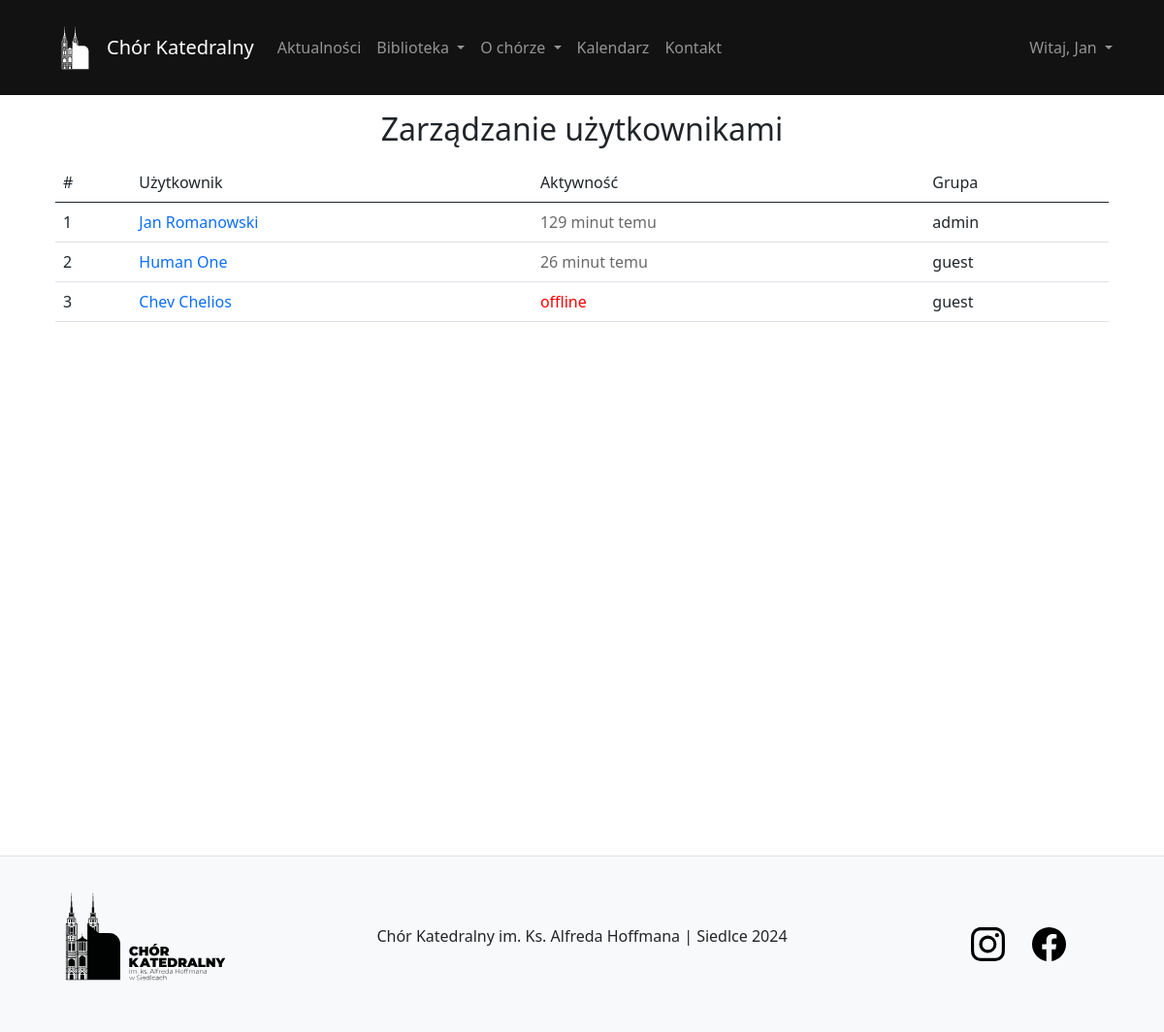
Page /user/manage-users/ (signed in) on the earlier database version.
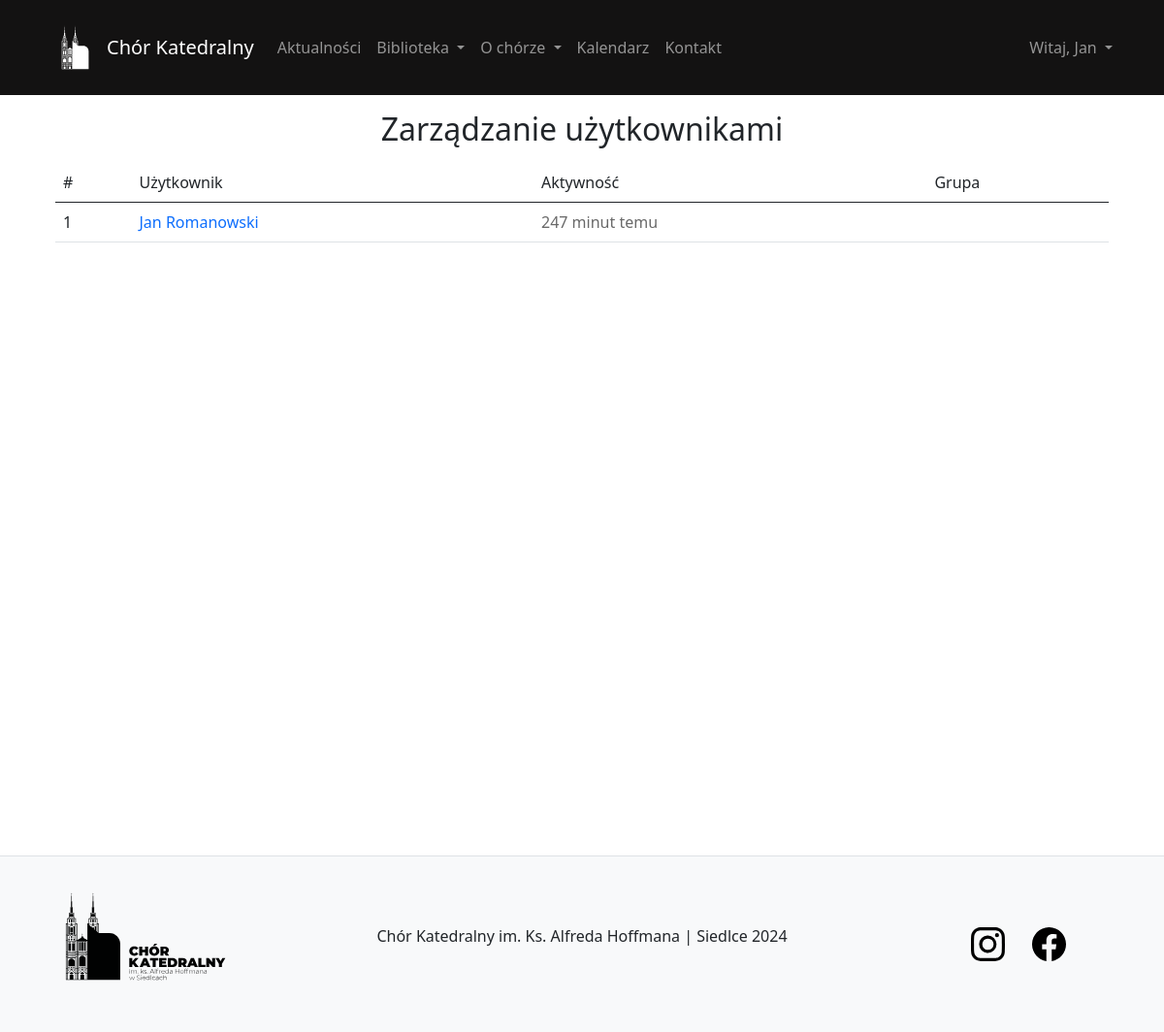
Same page on the later database version.
### user/models.py (models this page shows, shortened)
class User(AbstractBaseUser, PermissionsMixin):
    email = models.EmailField(unique=True)
    name = models.CharField(max_length=30)
    surname = models.CharField(max_length=30)
    voice_type = models.CharField(max_length=10, default='guest')
    last_activity = models.DateTimeField(null=True, blank=True)
    is_staff = models.BooleanField(default=False)
    is_active = models.BooleanField(default=True)
    date_joined = models.DateTimeField(default=timezone.now)
    objects = CustomUserManager()
    USERNAME_FIELD = 'email'
    REQUIRED_FIELDS = ['name', 'surname']

### user/views.py (the view)
# urls.py: path('manage-users/', views.manageUsers, name='manageUsers'),
@permission_required('user.change_user', raise_exception=True)
def manageUsers(request):
    users = User.objects.all()
    context = {
        'users': users,
        'form': UserPermissionsForm(),
    }
    return render(request, 'user/manage_users.html', context)

### composition/templatetags/extras.py (called while the page is built)
@register.filter
def activity_status(last_activity):
    if last_activity is None:
        return "offline"
    now = timezone.now()
    time_diff = now - last_activity
    if time_diff < timedelta(minutes=5):
        return "online"
    else:
        return f"{time_diff.seconds // 60} minut temu"

### library/context_processors.py (called while the page is built)
def current_time(request):
    now = timezone.now()
    return {
        'current_year': now.year,
        'current_month': now.month,
    }

### user/templates/user/manage_users.html (shortened to what this page needs)
{% extends 'content/template.html' %}
{% load extras %}
{% load static %}
{% block body %}
<h2 class="mb-3 mt-3 text-center">Zarządzanie użytkownikami</h2>
<div class="container-fluid w-100">
    <table class="table table-hover">
        <thead>
            <tr>
                <td>#</td>
                <td>Użytkownik</td>
                <td>Aktywność</td>
                <td>Grupa</td>
            </tr>
    </thead>
    <tbody>
        {% for user in users %}
            <tr>
                <td>{{ user.id }}</td>
                <td><a {% if user.is_active == False %} style="color:red;" {% endif %}  href="{% url 'detailsUser' id=user.id %}">{{ user.name }} {{ user.surname }}</a></td>
                {% if user.last_activity|activity_status == 'online' %}
                    <td class="online">{{ user.last_activity|activity_status }}</td>
                {% elif user.last_activity|activity_status == 'offline' %}
                    <td class="offline">{{ user.last_activity|activity_status }}</td>
                {% else %}
                    <td class="recently">{{ user.last_activity|activity_status }}</td>
                {% endif %}
                <td>{{ user.groups.first.name }}</td>
            </tr>
        {% endfor %}
    </tbody>
    </table>
</div>
{% endblock %}

### content/templates/content/template.html (shortened to what this page needs)
{% load static %}
<!DOCTYPE html>
<html lang="en">
<head>
    <link href="https://cdn.jsdelivr.net/npm/bootstrap@5.0.2/dist/css/bootstrap.min.css" rel="stylesheet">
    <link rel="stylesheet" href="https://cdnjs.cloudflare.com/ajax/libs/toastr.js/latest/toastr.min.css">
    <link rel="stylesheet" href="{% static 'content/css/main.css' %}">
    <link rel="stylesheet" href="{% static 'content/css/scss.scss' %}">
</head>
<body class="body-bg">
    <div class="overlay">
        <nav class="navbar navbar-dark navbar-expand-lg bg-dark sticky-top">
            <div class="container main-container">
                <img class="m-0 p-0" src="{% static 'content/img/logo_light.svg' %}" width="65px" alt="Chór Katedralny">
                <a class="navbar-brand text-center" href="/">
                    Chór Katedralny
                </a>
                <div class="collapse navbar-collapse" id="navbarTogglerDemo03">
                    <ul class="navbar-nav me-auto mb-2 mb-lg-0">
                        <li class="nav-item">
                            <a class="nav-link" href="{% url 'listNews' %}">Aktualności</a>
                        </li>
                        {% if user.is_authenticated %}
                        <li class="nav-item dropdown">
                            <a class="nav-link dropdown-toggle" href="#" id="navbarDarkDropdownMenuLink" role="button"
                               data-bs-toggle="dropdown" aria-expanded="false">
                                Biblioteka
                            </a>
                        </li>
                        {% else %}
                        <li class="nav-item">
                            <a class="nav-link" href="{% url 'listComposition' %}">Biblioteka</a>
                        </li>
                        {% endif %}
                        <ul class="navbar-nav">
                            <li class="nav-item dropdown">
                                <a class="nav-link dropdown-toggle" href="#" id="navbarDarkDropdownMenuLink" role="button"
                                   data-bs-toggle="dropdown" aria-expanded="false">
                                    O chórze
                                </a>
                            </li>
                        </ul>
                        <li class="nav-item">
                            {% if current_year and current_month %}
                            <a class="nav-link" href="{% url 'calendar' current_year current_month %}">Kalendarz</a>
                            {% else %}
                                <a class="nav-link" href="#">Kalendarz</a>
                            {% endif %}
                        </li>
                        <li class="nav-item">
                            <a class="nav-link" href="{% url 'contact' %}">Kontakt</a>
                        </li>
                    </ul>
                    {% if user.is_authenticated %}
                        <ul class="navbar-nav">
                            <li class="nav-item dropdown">
                                <a class="nav-link dropdown-toggle" href="#" id="navbarDarkDropdownMenuLink" role="button"
                                   data-bs-toggle="dropdown" aria-expanded="false">
                                   Witaj, {{ user.name }}
                                </a>
                            </li>
                        </ul>
                    {% else %}
                        <a class="btn btn-success" href="{% url 'signIn' %}" role="button">Zaloguj</a>
                    {% endif %}
                </div>
            </div>
        </nav>
        <div class="container main-container align-items-center" style="min-height: 90vh; width: 100%">
            <div class="toast-container position-fixed bottom-0 end-0 p-3" style="z-index: 11">
            </div>
            {% block body %}
            {% endblock %}
        </div>
        {% include 'content/footer.html' %}
    </div>
</body>
</html>

Differences in the rows shown:
removed User: id "2", name "Human", surname "One", last_activity|activity_status "26 minut temu", groups.first.name "guest"
removed User: id "3", name "Chev", surname "Chelios", last_activity|activity_status "offline", groups.first.name "guest"
changed User "Jan": last_activity|activity_status "129 minut temu" → "247 minut temu"; groups.first.name "admin" → (not shown)
